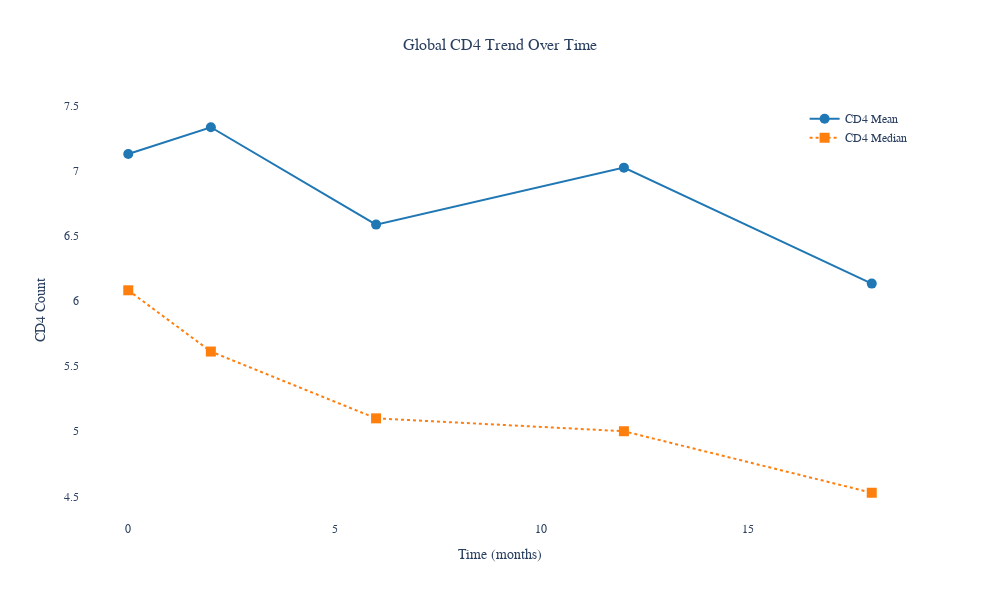

Notebook source saved alongside this figure:
### Code cell
fig2.show()

### Figure 1 — Plotly figure (JSON) as saved in the notebook; plotly's stock layout.template omitted (floating-point values rounded to 4 significant figures)
{"data": [{"line": {"color": "#1F77B4", "width": 2}, "marker": {"size": 10, "symbol": "circle"}, "mode": "lines+markers", "name": "CD4 Mean", "type": "scatter", "x": [0, 2, 6, 12, 18], "y": [7.129, 7.335, 6.587, 7.025, 6.134]}, {"line": {"color": "#FF7F0E", "dash": "dot", "width": 2}, "marker": {"size": 10, "symbol": "square"}, "mode": "lines+markers", "name": "CD4 Median", "type": "scatter", "x": [0, 2, 6, 12, 18], "y": [6.083, 5.612, 5.099, 5, 4.527]}], "layout": {"font": {"family": "Arial", "size": 12}, "height": 600, "legend": {"x": 0.99, "xanchor": "right", "y": 0.99, "yanchor": "top"}, "plot_bgcolor": "white", "title": {"font": {"family": "Arial, bold", "size": 16}, "text": "Global CD4 Trend Over Time", "x": 0.5, "xanchor": "center"}, "width": 1000, "xaxis": {"title": {"text": "Time (months)"}}, "yaxis": {"title": {"text": "CD4 Count"}}}}
